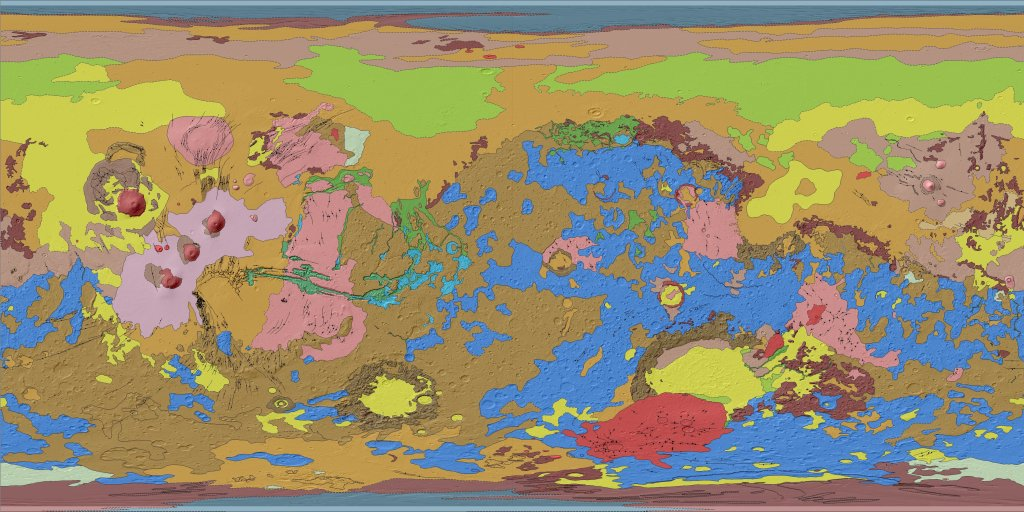
#> input picture Mars_Global_Geology_Mariner9_1024.jpg, 1024 x 512 px
$ python practice_geo_map_step_1of2.py
#> lines starting #> are read from the running program, lines starting #| are printed output that depends on the picture; after the words box and inside, x2 and y2 are one past the last pixel; in counts of white or black regions, pixels touching at a corner belong together
"""Threshold a grayscale image using pixel values and save to file."""
import cv2 as cv

IMG_GEO = cv.imread('Mars_Global_Geology_Mariner9_1024.jpg', cv.IMREAD_GRAYSCALE)
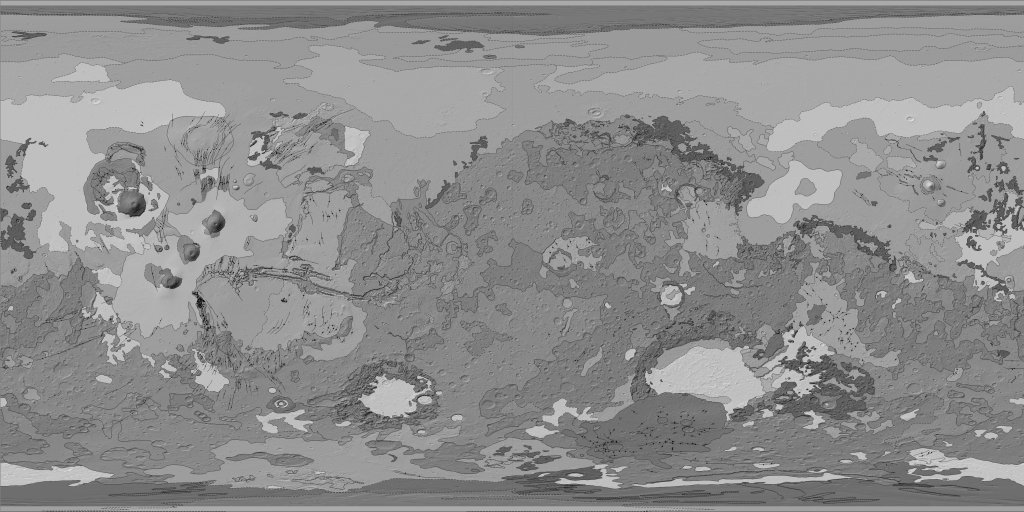
#> IMG_GEO: shape (512, 1024); min 4, max 224, mean 141.7
cv.imshow('map', IMG_GEO)
cv.waitKey(1000)
img_copy = IMG_GEO.copy()

for x in range(1024):
    for y in range(512):
        if 170 <= img_copy[y, x] <= 185:
            img_copy[y, x] = 1  # Set to 255 to visualize results.
        else:
            img_copy[y, x] = 0
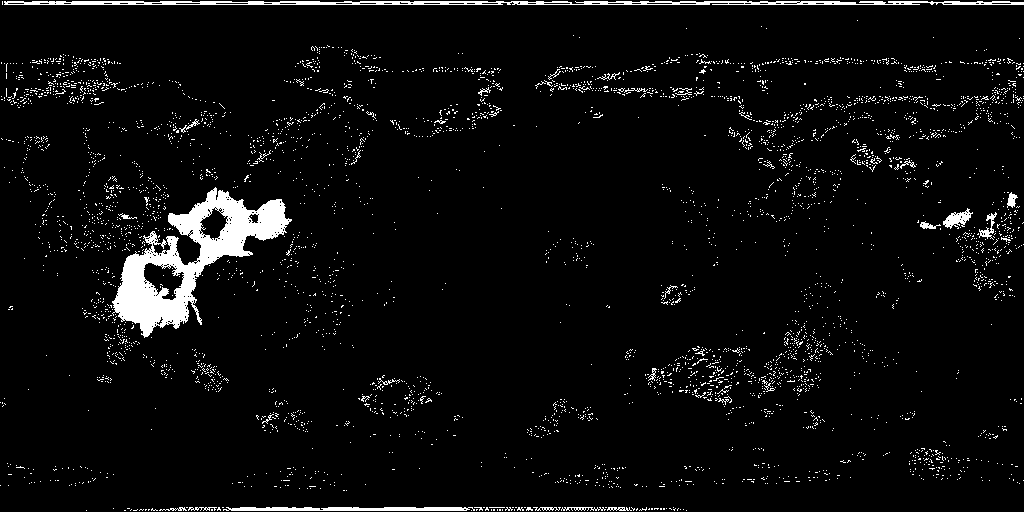
#> img_copy: shape (512, 1024); values 0 (black) and 1 (white), 4.6% white; 4233 white regions (4199 under 20 px), largest, box (x1, y1, x2, y2) and area: (112, 187, 292, 338) 8992, (4, 1, 1024, 5) 3191, (223, 507, 475, 511) 881

cv.imwrite('geo_thresh.jpg', img_copy)
cv.imshow('thresh', img_copy)
cv.waitKey(0)
